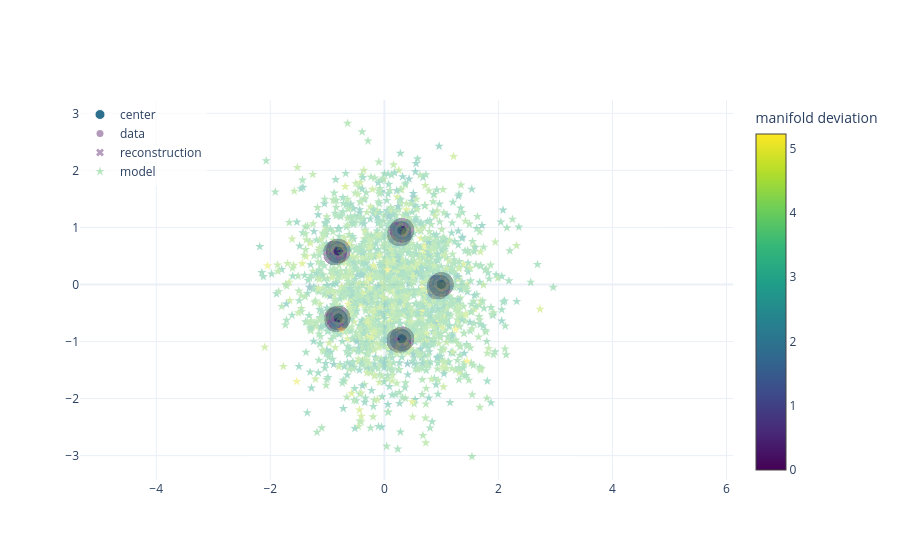

Notebook code for this chart:
### Code cell
plot_training_curves(results["history"])

results["data_config"].dataset_config.visualize(
    points_by_class={
        "data": results["snapshot"]["x_true_hd"],
        "reconstruction": results["snapshot"]["x_recon_hd"],
        "model": results["snapshot"]["x_gen_hd"],
    },
).show(config={"scrollZoom": True})

### Figure 1 — Plotly figure (JSON) as saved in the notebook; plotly's stock layout.template omitted (floating-point values rounded to 4 significant figures; data arrays with more than 128 entries replaced by an {"elided": "..."} marker saying what was removed)
{"data": [{"hoverinfo": "skip", "marker": {"color": "#2D708E", "line": {"color": "#FFFFFF", "width": 1}, "size": 10}, "mode": "markers", "name": "center", "showlegend": true, "type": "scatter", "x": [1, 0.309, -0.809, -0.809, 0.309], "y": [0, 0.9511, 0.5878, -0.5878, -0.9511]}, {"customdata": {"elided": "2048x1 float values"}, "hovertemplate": "class=data<br>x=%{x:.3f}<br>y=%{y:.3f}<br>manifold deviation=%{customdata[0]:.3f}<extra></extra>", "marker": {"cmax": 5.225, "cmin": 0, "color": {"elided": "2048 float values"}, "colorbar": {"title": {"text": "manifold deviation"}}, "colorscale": [[0, "#440154"], [0.1111, "#482878"], [0.2222, "#3e4989"], [0.3333, "#31688e"], [0.4444, "#26828e"], [0.5556, "#1f9e89"], [0.6667, "#35b779"], [0.7778, "#6ece58"], [0.8889, "#b5de2b"], [1, "#fde725"]], "line": {"width": 0}, "showscale": true, "size": 7, "symbol": "circle"}, "mode": "markers", "name": "data", "opacity": 0.4, "showlegend": true, "type": "scatter", "x": {"elided": "2048 float values"}, "y": {"elided": "2048 float values"}}, {"customdata": {"elided": "2048x1 float values"}, "hovertemplate": "class=reconstruction<br>x=%{x:.3f}<br>y=%{y:.3f}<br>manifold deviation=%{customdata[0]:.3f}<extra></extra>", "marker": {"cmax": 5.225, "cmin": 0, "color": {"elided": "2048 float values"}, "colorbar": {"title": {"text": "manifold deviation"}}, "colorscale": [[0, "#440154"], [0.1111, "#482878"], [0.2222, "#3e4989"], [0.3333, "#31688e"], [0.4444, "#26828e"], [0.5556, "#1f9e89"], [0.6667, "#35b779"], [0.7778, "#6ece58"], [0.8889, "#b5de2b"], [1, "#fde725"]], "line": {"width": 0}, "showscale": false, "size": 7, "symbol": "x"}, "mode": "markers", "name": "reconstruction", "opacity": 0.4, "showlegend": true, "type": "scatter", "x": {"elided": "2048 float values"}, "y": {"elided": "2048 float values"}}, {"customdata": {"elided": "2048x1 float values"}, "hovertemplate": "class=model<br>x=%{x:.3f}<br>y=%{y:.3f}<br>manifold deviation=%{customdata[0]:.3f}<extra></extra>", "marker": {"cmax": 5.225, "cmin": 0, "color": {"elided": "2048 float values"}, "colorbar": {"title": {"text": "manifold deviation"}}, "colorscale": [[0, "#440154"], [0.1111, "#482878"], [0.2222, "#3e4989"], [0.3333, "#31688e"], [0.4444, "#26828e"], [0.5556, "#1f9e89"], [0.6667, "#35b779"], [0.7778, "#6ece58"], [0.8889, "#b5de2b"], [1, "#fde725"]], "line": {"width": 0}, "showscale": false, "size": 7, "symbol": "star"}, "mode": "markers", "name": "model", "opacity": 0.4, "showlegend": true, "type": "scatter", "x": {"elided": "2048 float values"}, "y": {"elided": "2048 float values"}}], "layout": {"dragmode": "pan", "legend": {"bgcolor": "rgba(255, 255, 255, 0.7)", "x": 0, "xanchor": "left", "y": 1, "yanchor": "top"}, "shapes": [{"line": {"color": "rgba(45, 111, 142, 0.35)", "width": 1.5}, "type": "circle", "x0": 0.85, "x1": 1.15, "xref": "x", "y0": -0.15, "y1": 0.15, "yref": "y"}, {"line": {"color": "rgba(45, 111, 142, 0.35)", "width": 1.5}, "type": "circle", "x0": 0.159, "x1": 0.459, "xref": "x", "y0": 0.8011, "y1": 1.101, "yref": "y"}, {"line": {"color": "rgba(45, 111, 142, 0.35)", "width": 1.5}, "type": "circle", "x0": -0.959, "x1": -0.659, "xref": "x", "y0": 0.4378, "y1": 0.7378, "yref": "y"}, {"line": {"color": "rgba(45, 111, 142, 0.35)", "width": 1.5}, "type": "circle", "x0": -0.959, "x1": -0.659, "xref": "x", "y0": -0.7378, "y1": -0.4378, "yref": "y"}, {"line": {"color": "rgba(45, 111, 142, 0.35)", "width": 1.5}, "type": "circle", "x0": 0.159, "x1": 0.459, "xref": "x", "y0": -1.101, "y1": -0.8011, "yref": "y"}], "title": {}, "xaxis": {"title": {"text": ""}}, "yaxis": {"scaleanchor": "x", "title": {"text": ""}}}}
